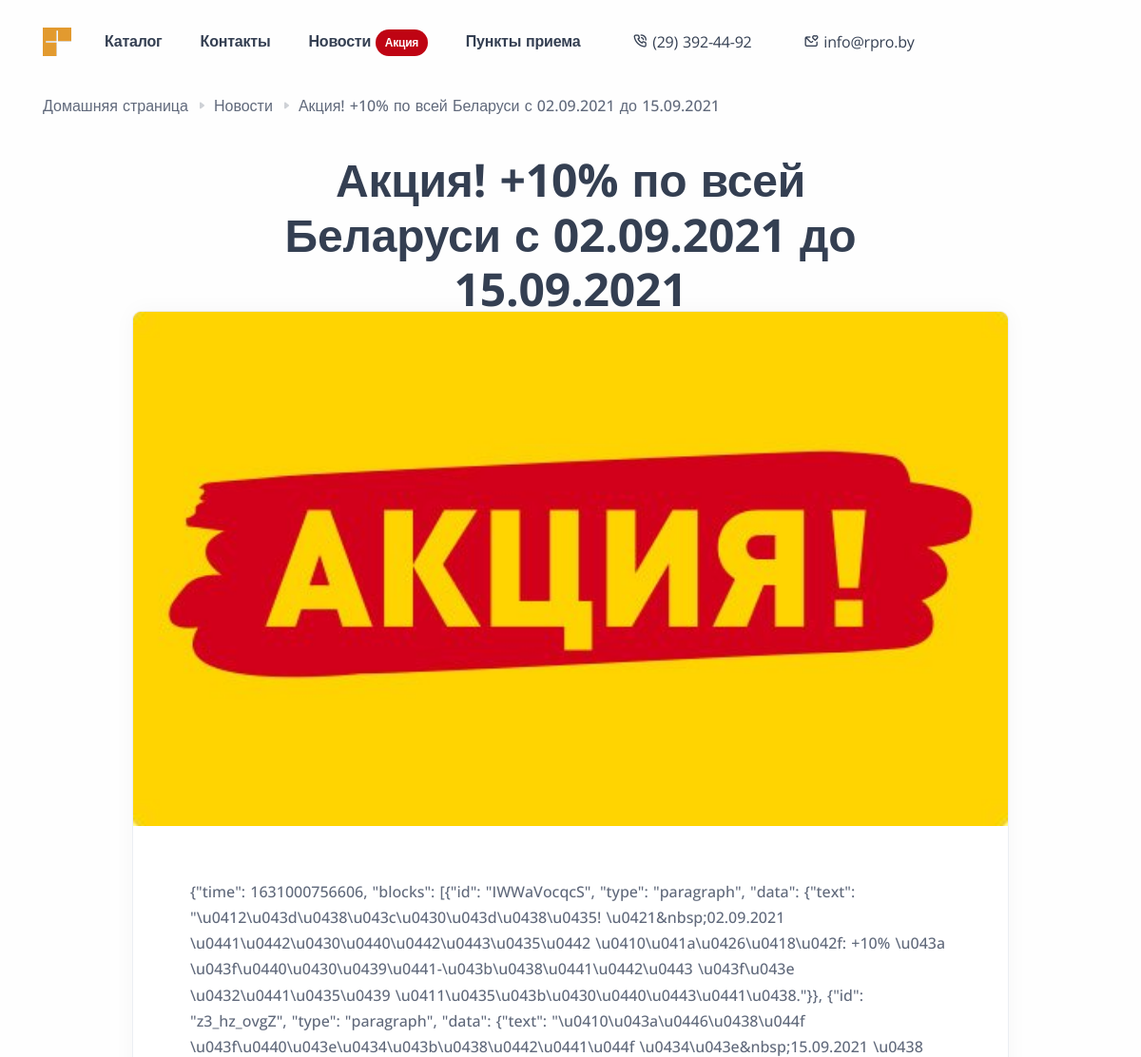
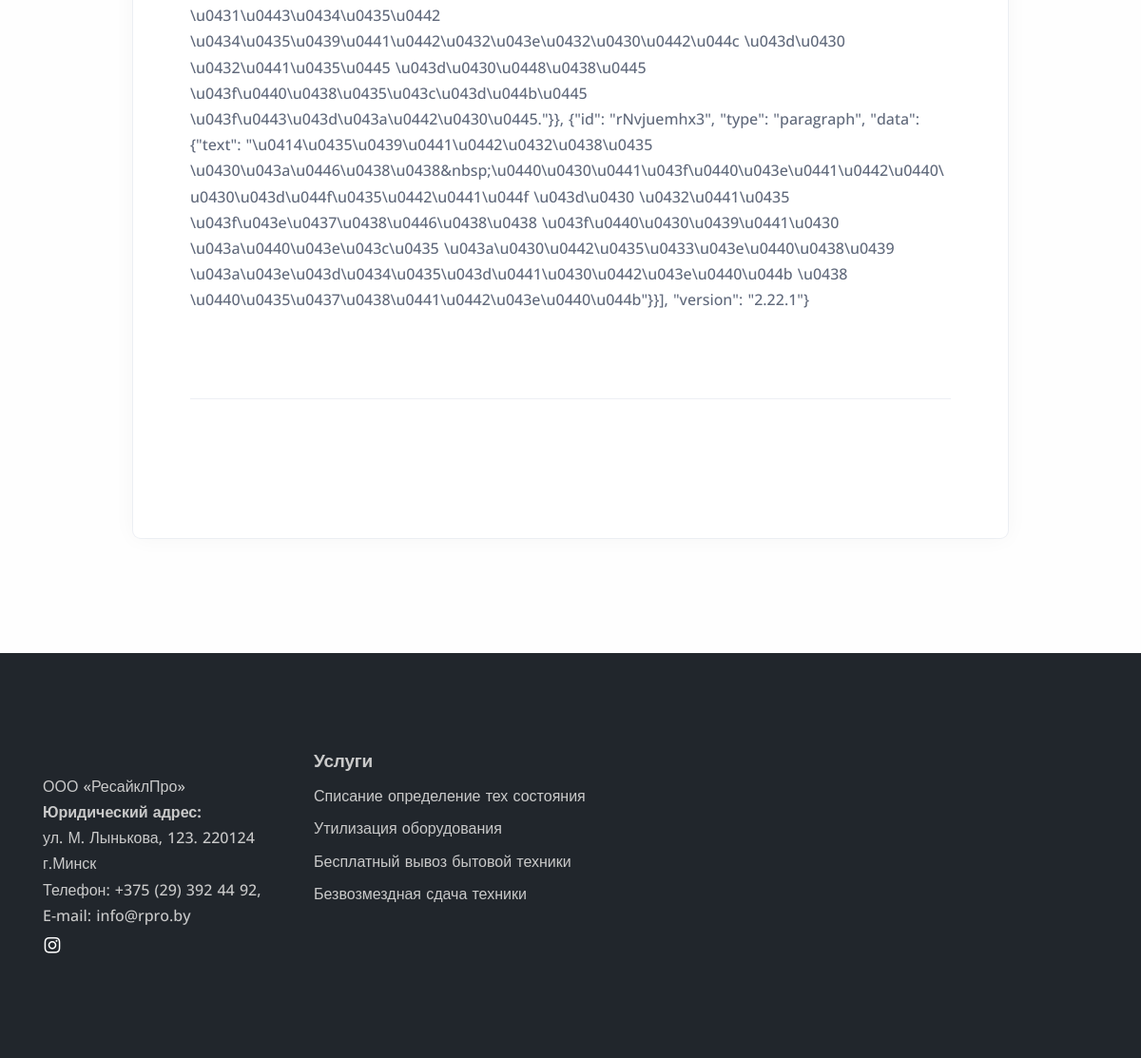
Page /news/salearticle20210904 on the committed database (2 pictures, top to bottom).
### recycle/models.py (models this page shows, shortened)
class Article(models.Model):
    article_name = models.CharField('Заголовок H1', max_length=200)
    article_title = models.CharField('Заголовок для Open Graph (og:title)', max_length=200)
    article_metadesc = models.CharField('Описание для Open Graph (og:description)', max_length=300)
    article_slug = models.CharField('URL', max_length=200, default='article' + str(datetime.datetime.now()))
    article_short_desc = models.TextField('Короткое описание для Schema', blank=True)
    article_image = models.ImageField('Изображение статьи')
    isStock = models.BooleanField(default=False)
    body_editorjs = EditorJsJSONField()
    pub_date = models.DateTimeField(default=datetime.datetime.now)

### recycle/views.py (the view)
# urls.py: path('news/<str:article_slug>', views.ArticleView.as_view(), name='article'),
class ArticleView(View):
    def get(self, request, article_slug):
        article = Article.objects.get(article_slug=article_slug)
        return render(request, 'article.html', {'article':article})

### RPRO/baseprocessor.py (called while the page is built)
def custom_proc(request):
    stock = False
    articles = Article.objects.all()
    for article in articles:
        if article.isStock == True:
            stock = True
    return {'stock': stock}

### templates/article.html (shortened to what this page needs)
{% extends 'base.html' %}
{% load static %}
{% load editorjs %}
{% block content %}
<div class="content-wrapper">
    <section class="wrapper bg-light">
        <div class="container pt-3">
            <nav aria-label="breadcrumb">
              <ol class="breadcrumb" id="breadcrumblist" itemscope itemtype="http://schema.org/BreadcrumbList">
                <li class="breadcrumb-item" itemprop="itemListElement" itemscope itemtype="http://schema.org/ListItem">
                    <a itemprop="item" href="/">Домашняя страница</a>
                </li>
                <li class="breadcrumb-item" itemprop="itemListElement" itemscope itemtype="http://schema.org/ListItem">
                    <a itemprop="item" href="{% url 'news' %}">Новости</a>
                </li>
                <li class="breadcrumb-item active" aria-current="page" itemprop="itemListElement" itemscope itemtype="http://schema.org/ListItem">
                    <a class="inactiveLink" itemprop="item" href="{% url 'article' article.article_slug %}">{{ article.article_title }}</a>
                </li>
              </ol>
            </nav>
        </div>
    </section>
    <section class="wrapper bg-light">
        <div class="container pt-3 text-center">
            <div class="row">
                <div class="col-md-7 col-lg-6 col-xl-8 mx-auto">
                    <h1 class="display-1 mb-3">{{ article.article_name }}</h1>
                </div>
            </div>
        </div>
    </section>
    <section class="wrapper bg-light">
        <div class="container py-16 pb-md-16">
            <div class="row">
                <div class="col-lg-10 mx-auto">
                    <div class="blog single mt-n17">
                        <div class="card">
                            <figure class="card-img-top"><img src="{{ article.article_image.url }}" alt=""></figure>
                            <div class="card-body">
                                <div class="classic-view">
                                    <article class="post">
                                        <div class="post-content mb-5">
                                            {{ article.body_editorjs | editorjs }}
                                        </div>
                                    </article>
                                </div>
                                <hr>
                            </div>
                        </div>
                    </div>
                </div>
            </div>
        </div>
    </section>
    </div>
{% endblock %}

### rows in the picture
Article: article_title "Акция! +10% по всей Беларуси с 02.09.2021 до 15.09.2021", article_name "Акция! +10% по всей Беларуси с 02.09.2021 до 15.09.2021", article_image (picture), body_editorjs|editorjs "{\"time\": 1631000756606, \"blocks\": [{\"id\": \"IWWaVocqcS\", \"type\": \"paragraph\", \"data\": {\"text\": \"\\u0412\\u043d\\u0438\\u043c\\u0430\\u043d\\u0438\\u0435! \\u0421&nbsp;02.09.2021 \\u0441\\u0442\\u0430\\u0440\\u0442\\u0443\\u0435\\u0442 \\u0410\\u041a\\u0426\\u0418\\u042f: +10% \\u043a \\u043f\\u0440\\u0430\\u0439\\u0441-\\u043b\\u0438\\u0441\\u0442\\u0443 \\u043f\\u043e \\u0432\\u0441\\u0435\\u0439 \\u0411\\u0435\\u043b\\u0430\\u0440\\u0443\\u0441\\u0438.\"}}, {\"id\": \"z3_hz_ovgZ\", \"type\": \"paragraph\", \"data\": {\"text\": \"\\u0410\\u043a\\u0446\\u0438\\u044f \\u043f\\u0440\\u043e\\u0434\\u043b\\u0438\\u0442\\u0441\\u044f \\u0434\\u043e&nbsp;15.09.2021 \\u0438 \\u0431\\u0443\\u0434\\u0435\\u0442 \\u0434\\u0435\\u0439\\u0441\\u0442\\u0432\\u043e\\u0432\\u0430\\u0442\\u044c…"
